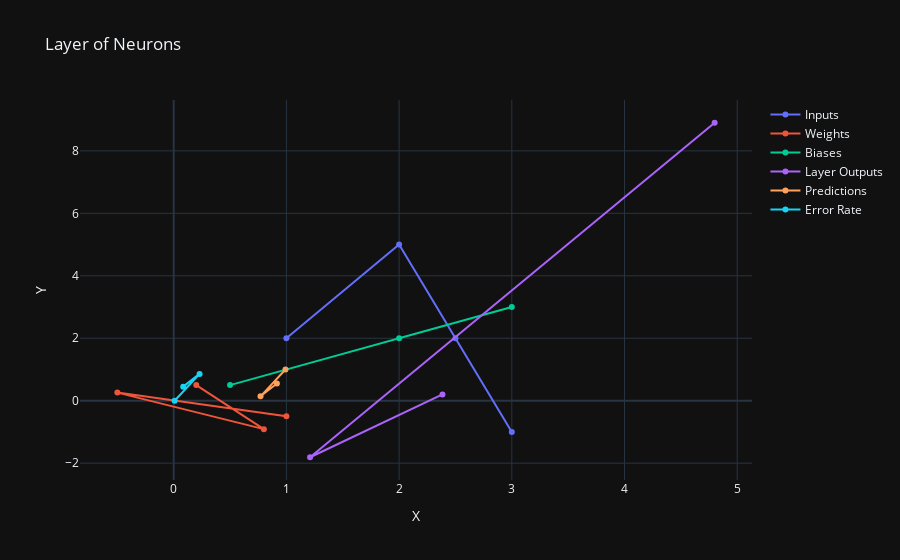

This figure's notebook cell:
### Code cell
# Graph the inputs, weights and biases on a line plot
from plotly import graph_objects as go

fig = go.Figure()
fig.add_trace(
    go.Scatter(
        x=inputs[0], y=inputs[1], mode='lines+markers', 
    xaxis='x', yaxis='y', name='Inputs'
    ))
fig.add_trace(
    go.Scatter(
        x=weights[0], y=weights[1], mode='lines+markers', 
    xaxis='x', yaxis='y', name='Weights'
    ))
fig.add_trace(
    go.Scatter(
        x=biases, y=biases, mode='lines+markers', 
    xaxis='x', yaxis='y', name='Biases'
    ))
fig.add_trace(
    go.Scatter(
        x=layer_outputs[0], y=layer_outputs[1], mode='lines+markers', 
    xaxis='x', yaxis='y', name='Layer Outputs'
    ))
fig.add_trace(
    go.Scatter(
        x=predictions[0], y=predictions[1], mode='lines+markers', 
    xaxis='x', yaxis='y', name='Predictions'
    ))
fig.add_trace(
    go.Scatter(
        x=error_rate[0], y=error_rate[1], mode='lines+markers', 
    xaxis='x', yaxis='y', name='Error Rate'
    ))
fig.update_layout(title='Layer of Neurons', xaxis_title='X', yaxis_title='Y')
fig.show()

### Figure 1 — Plotly figure (JSON) as saved in the notebook; plotly's stock layout.template omitted (floating-point values rounded to 4 significant figures)
{"data": [{"mode": "lines+markers", "name": "Inputs", "x": [1.0, 2.0, 3.0, 2.5], "xaxis": "x", "y": [2.0, 5.0, -1.0, 2.0], "yaxis": "y", "type": "scatter"}, {"mode": "lines+markers", "name": "Weights", "x": [0.2, 0.8, -0.5, 1.0], "xaxis": "x", "y": [0.5, -0.91, 0.26, -0.5], "yaxis": "y", "type": "scatter"}, {"mode": "lines+markers", "name": "Biases", "x": [2.0, 3.0, 0.5], "xaxis": "x", "y": [2.0, 3.0, 0.5], "yaxis": "y", "type": "scatter"}, {"mode": "lines+markers", "name": "Layer Outputs", "x": [4.8, 1.21, 2.385], "xaxis": "x", "y": [8.9, -1.81, 0.2], "yaxis": "y", "type": "scatter"}, {"mode": "lines+markers", "name": "Predictions", "x": [0.9918, 0.7703, 0.9157], "xaxis": "x", "y": [0.9999, 0.1406, 0.5498], "yaxis": "y", "type": "scatter"}, {"mode": "lines+markers", "name": "Error Rate", "x": [0.008163, 0.2297, 0.08432], "xaxis": "x", "y": [0.0001364, 0.8594, 0.4502], "yaxis": "y", "type": "scatter"}], "layout": {"title": {"text": "Layer of Neurons"}, "xaxis": {"title": {"text": "X"}}, "yaxis": {"title": {"text": "Y"}}}}
